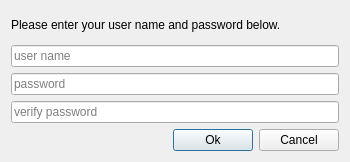
<?xml version="1.0" encoding="UTF-8"?>
<ui version="4.0">
 <class>GetCredentials</class>
 <widget class="QDialog" name="GetCredentials">
  <property name="minimumSize">
   <size>
    <width>350</width>
    <height>150</height>
   </size>
  </property>
  <property name="maximumSize">
   <size>
    <width>350</width>
    <height>200</height>
   </size>
  </property>
  <property name="windowTitle">
   <string>Get Credentials</string>
  </property>
  <property name="windowIcon">
   <iconset resource="GetCredentials.qrc">
    <normaloff>:/yellow_key.png</normaloff>:/yellow_key.png</iconset>
  </property>
  <layout class="QVBoxLayout" name="verticalLayout">
   <item>
    <widget class="QLabel" name="lblDescription">
     <property name="text">
      <string>Please enter your user name and password below.</string>
     </property>
     <property name="wordWrap">
      <bool>true</bool>
     </property>
    </widget>
   </item>
   <item>
    <layout class="QHBoxLayout" name="hblUser">
     <item>
      <widget class="QLineEdit" name="leUser">
       <property name="placeholderText">
        <string>user name</string>
       </property>
      </widget>
     </item>
    </layout>
   </item>
   <item>
    <layout class="QHBoxLayout" name="hblPassword">
     <item>
      <widget class="QLineEdit" name="lePassword">
       <property name="echoMode">
        <enum>QLineEdit::Password</enum>
       </property>
       <property name="placeholderText">
        <string>password</string>
       </property>
      </widget>
     </item>
    </layout>
   </item>
   <item>
    <layout class="QHBoxLayout" name="hblPassword2">
     <item>
      <widget class="QLineEdit" name="lePassword2">
       <property name="echoMode">
        <enum>QLineEdit::Password</enum>
       </property>
       <property name="placeholderText">
        <string>verify password</string>
       </property>
      </widget>
     </item>
    </layout>
   </item>
   <item>
    <layout class="QHBoxLayout" name="hblOkCancel">
     <item>
      <spacer name="horizontalSpacer">
       <property name="orientation">
        <enum>Qt::Horizontal</enum>
       </property>
       <property name="sizeHint" stdset="0">
        <size>
         <width>40</width>
         <height>20</height>
        </size>
       </property>
      </spacer>
     </item>
     <item>
      <widget class="QPushButton" name="pbOk">
       <property name="text">
        <string>Ok</string>
       </property>
      </widget>
     </item>
     <item>
      <widget class="QPushButton" name="pbCancel">
       <property name="text">
        <string>Cancel</string>
       </property>
      </widget>
     </item>
    </layout>
   </item>
  </layout>
 </widget>
 <resources>
  <include location="GetCredentials.qrc"/>
 </resources>
 <connections/>
</ui>
